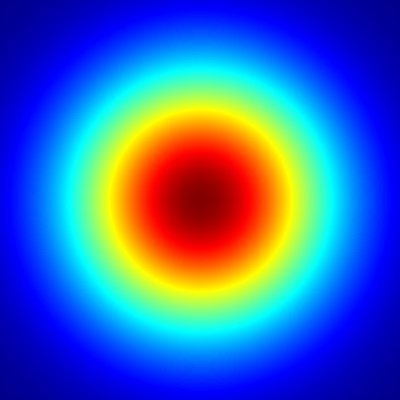
#> input picture color开方.jpg, 400 x 400 px, given as the content of the folder E:/ImageData/202108111200WCameraImage/tempImage, which was not available
$ python FakeData.py
#> lines starting #> are read from the running program, lines starting #| are printed output that depends on the picture; pictures that were not available may be replaced by others from this repository, and a replacement may not be noted
import cv2
import numpy as np
import random
import json
import os

#判断点是否在多边形内
# [449 lines left out: functions judgePointIsInsidePolygon, ReadXMLData, XMLToTXT, XMLToTXT_4Points, BatchXMLToTxt, ReadJsonTargetRegionRectangle and 6 more, not called in this run]

def CropFixedSizeImage(ImagePath,CropImageFolderPath,CropSize):
#> called with CropSize = 224
    ImageName = ImagePath.split('\\')[-1].split('.')[0]
    Image = cv2.imread(ImagePath,1)
#> Image is the input picture: shape (400, 400, 3); mean B, G, R 178.1, 100.7, 59.7
    #ImageWidth,ImageHeight,ImageChannel = Image.shape
    ImageWidth, ImageHeight, _ = Image.shape
#> ImageWidth = 400; ImageHeight = 400

    CropImageSize =CropSize
    # X和Y方向循环次数
    XCircleNumber = int(ImageWidth / CropImageSize) + 1
#> XCircleNumber = 2
    YCircleNumber = int(ImageHeight / CropImageSize) + 1
#> YCircleNumber = 2

    if XCircleNumber <= 1:
        raise Exception("Width of input image is too low")

    if YCircleNumber <= 1:
        raise Exception("Height of input image is too low")

    for i in range(0,XCircleNumber):
        for j in range(0,YCircleNumber):
            if i == XCircleNumber - 1 and j == YCircleNumber - 1 :
                CropImage = Image[ImageWidth - CropImageSize:ImageWidth, ImageHeight-CropImageSize:ImageHeight]
            elif i == XCircleNumber - 1 :
                CropImage = Image[ImageWidth-CropImageSize:ImageWidth,j*CropImageSize:j*CropImageSize + CropImageSize]
            elif j == YCircleNumber - 1 :
                CropImage = Image[i*CropImageSize:i*CropImageSize + CropImageSize,ImageHeight-CropImageSize:ImageHeight]
            else:
                CropImage = Image[i * CropImageSize:i * CropImageSize + CropImageSize, j*CropImageSize:j*CropImageSize + CropImageSize]


            CropImagePath = CropImageFolderPath + "\\" +ImageName + "_" + str(i) + "_" + str(j) + ".jpg"
            print(CropImagePath)
            cv2.imwrite(CropImagePath,CropImage)
#> this loop made 2 passes
#> pass 1, in CropFixedSizeImage, `cv2.imwrite(CropImagePath,CropImage)`:
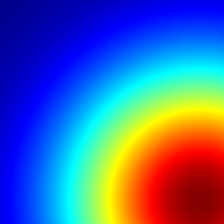
#> saved as color开方_0_0.jpg: shape (224, 224, 3); mean B, G, R 164.3, 101.3, 72.3
#> pass 1, in CropFixedSizeImage, `cv2.imwrite(CropImagePath,CropImage)`:
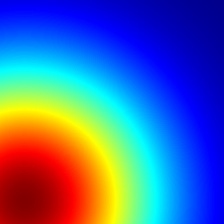
#> saved as color开方_0_1.jpg: shape (224, 224, 3); mean B, G, R 163.9, 101.7, 72.9
#> pass 2, in CropFixedSizeImage, `cv2.imwrite(CropImagePath,CropImage)`:
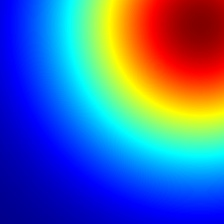
#> saved as color开方_1_0.jpg: shape (224, 224, 3); mean B, G, R 163.9, 101.7, 72.9
#> pass 2, in CropFixedSizeImage, `cv2.imwrite(CropImagePath,CropImage)`:
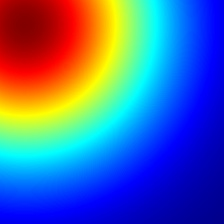
#> saved as color开方_1_1.jpg: shape (224, 224, 3); mean B, G, R 163.5, 102.2, 73.5


def BatchCropFixedSizeImage(FolderPath):
    suffix = ['jpg', 'png', 'jpeg', 'bmp']
    for i in os.listdir(FolderPath):
        if i.split('.')[-1] not in suffix:
            continue
        print(i)
        ImagePath = FolderPath + "\\" + i
        CropFixedSizeImage(ImagePath,"E:\\ImageData\\202108111200WCameraImage\\ClassificationImage380",224)

# [79 lines left out: functions ColorToGrayImage, Connect_two_txt, BatchRotateImage, not called in this run]


if __name__ == '__main__':

    # [4 lines of commented-out code are left out]
    BatchCropFixedSizeImage("E:\\ImageData\\202108111200WCameraImage\\tempImage")
    # [6 lines of commented-out code are left out]
